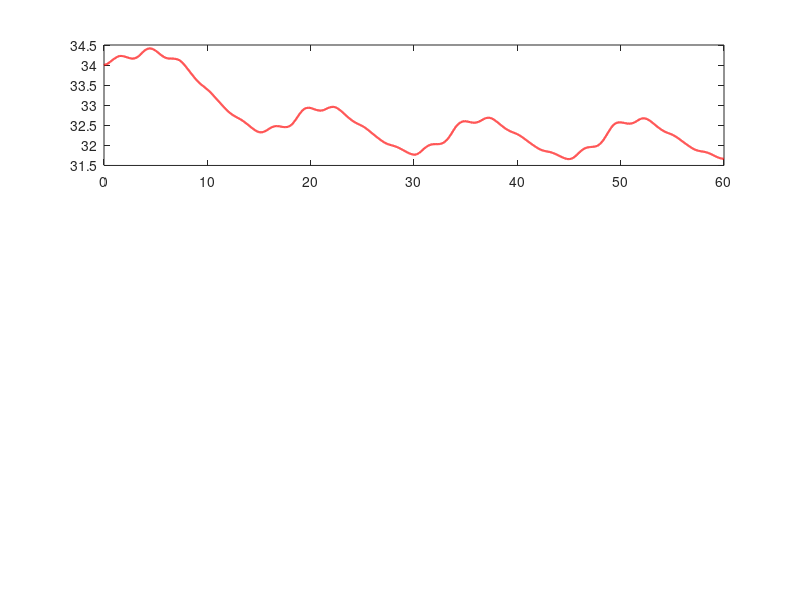

Write MATLAB code to recreate this figure. (Note: this script raises an error after producing the figure.)


clear; clc; close all;

%% ---------------- 1. Simulation time settings ----------------
dt       = 0.5;
T_final  = 3600;
t        = 0:dt:T_final-dt;
N        = length(t);

%% ---------------- 2. Battery thermal model parameters ----------------
m      = 25;
cp     = 900;
R_int  = 0.015;
T_amb  = 30;
T_set  = 32;
T0     = 34;

%% ---------------- 3. Cooling model parameters ----------
h0      = 0.5;
k_fan   = 0.06;
k_pump  = 0.09;

%% ---------------- 4. Actuator (DC motor) dynamics -----------------
tau_fan  = 4;   K_fan  = 25;
tau_pump = 6;   K_pump = 15;
V_max    = 12;

%% ---------------- 5. PID controller gains --------------------------
Kp = 1.8;
Ki = 0.015;
Kd = 3.0;

%% ---------------- 6. Disturbance: synthetic EV driving current -----
rng(7);
I_base  = 60 + 40*sin(2*pi*t/900) + 25*sin(2*pi*t/180);
I_noise = 8*randn(1,N);
I_profile = min(max(I_base + I_noise, 5), 220);

%% ---------------- 7. Pre-allocate state arrays ----------------------
T_batt     = zeros(1,N);  T_batt(1) = T0;
omega_fan  = zeros(1,N);
omega_pump = zeros(1,N);
V_ctrl     = zeros(1,N);
integral   = 0;
prev_err   = 0;

%% ---------------- 8. Main simulation loop (explicit Euler) ----------
for k = 2:N
    err   = T_batt(k-1) - T_set;
    integral = integral + err*dt;
    deriv = (err - prev_err)/dt;

    u = Kp*err + Ki*integral + Kd*deriv;
    u_sat = min(max(u, 0), V_max);

    if u ~= u_sat
        integral = integral - err*dt;
    end
    V_ctrl(k) = u_sat;

    omega_fan(k)  = omega_fan(k-1)  + dt/tau_fan *(-omega_fan(k-1)  + K_fan*u_sat);
    omega_pump(k) = omega_pump(k-1) + dt/tau_pump*(-omega_pump(k-1) + K_pump*u_sat);

    Q_gen = (I_profile(k)^2) * R_int;
    Q_rem = (h0 + k_fan*omega_fan(k) + k_pump*omega_pump(k)) * (T_batt(k-1) - T_amb);
    dT    = (Q_gen - Q_rem) / (m*cp);

    T_batt(k) = T_batt(k-1) + dt*dT;
    prev_err  = err;
end

%% ---------------- 9. Performance metrics -----------------------------
overshoot   = max(T_batt) - T_set;
settle_band = 0.5;
settle_idx  = find(abs(T_batt - T_set) > settle_band, 1, 'last');
if isempty(settle_idx); settle_idx = 1; end
settle_time = t(settle_idx);

fprintf('---- Performance summary ----\n');
fprintf('Max battery temperature : %.2f C\n', max(T_batt));
fprintf('Min battery temperature : %.2f C\n', min(T_batt));
fprintf('Max overshoot above set : %.2f C\n', overshoot);
fprintf('Approx settling time    : %.1f s\n', settle_time);

%% ---------------- 10. Plot results ------------------------------------
figure('Name','EV Battery Thermal Management - Simulation Results','Color','w');

subplot(3,1,1);
plot(t/60, T_batt, 'r', 'LineWidth', 1.5); hold on;
yline(T_set, '--k', 'Setpoint');
xlabel('Time (min)'); ylabel('Temp (\circC)');
title('Battery Temperature Control');
legend('Battery Temp','Setpoint','Location','best'); grid on;

subplot(3,1,2);
plot(t/60, omega_fan, 'b', 'LineWidth', 1.3); hold on;
plot(t/60, omega_pump, 'g', 'LineWidth', 1.3);
xlabel('Time (min)'); ylabel('Speed (rad/s)');
title('Fan & Pump Motor Speed (Actuator Response)');
legend('Fan speed','Pump speed','Location','best'); grid on;

subplot(3,1,3);
plot(t/60, I_profile, 'm', 'LineWidth', 1);
xlabel('Time (min)'); ylabel('Current (A)');
title('Simulated EV Driving Load Current (Disturbance Input)');
grid on;

sgtitle('Automatic Electromechanical BTMS - Full Simulation');

if ~exist('../results','dir'); mkdir('../results'); end
saveas(gcf, '../results/simulation_result.png');

%% ---------------- ---------------
save('../results/simulation_data.mat', 't','T_batt','omega_fan','omega_pump','I_profile','V_ctrl');
disp('Simulation complete. Results saved in /results folder.');
